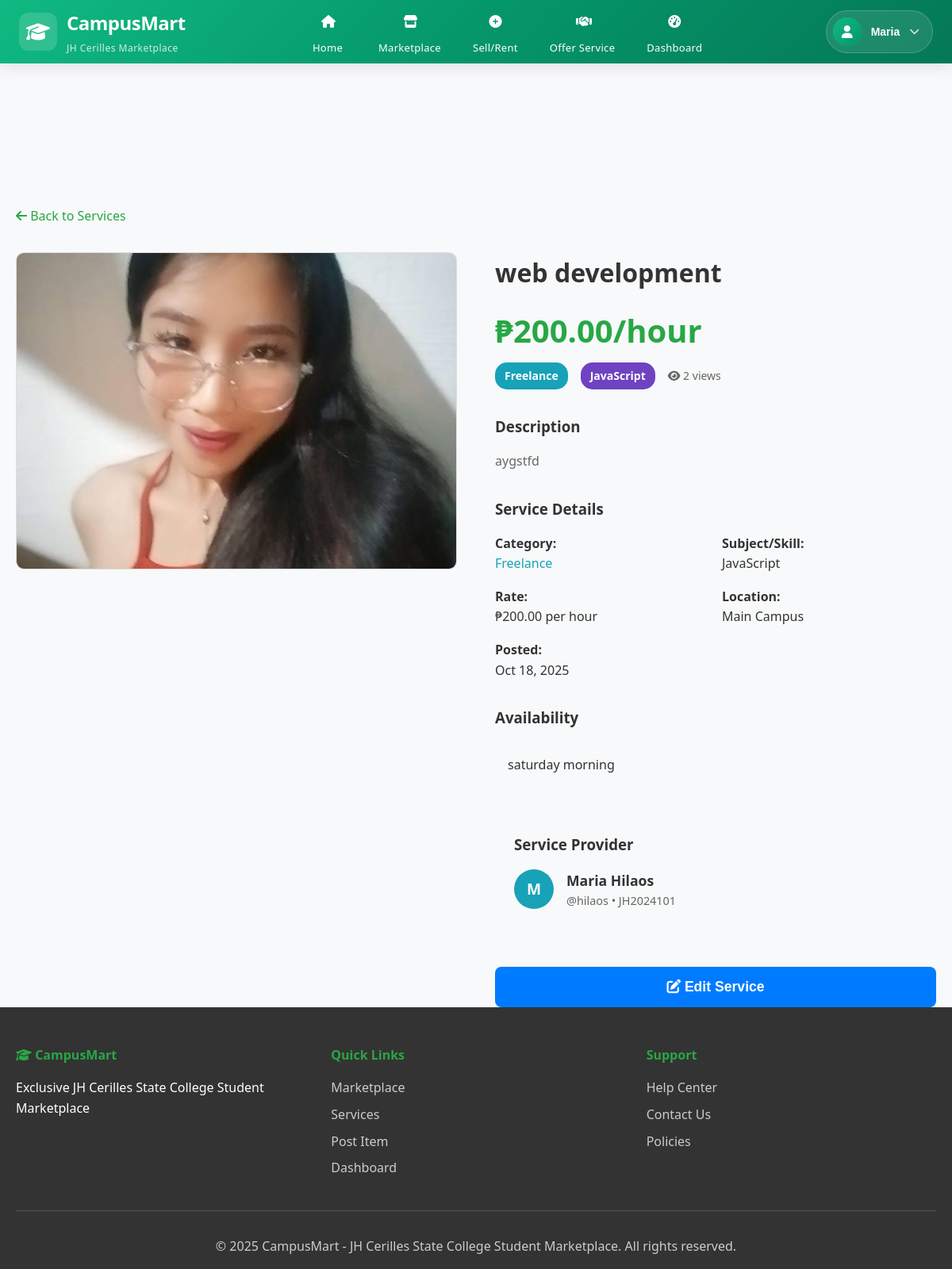
/service-details.php?id=4 (signed in), run on the app's committed database.
### tables this page shows
CREATE TABLE `services` (
  `id` int(11) NOT NULL,
  `user_id` int(11) NOT NULL,
  `title` varchar(200) NOT NULL,
  `description` text NOT NULL,
  `category` enum('tutoring','freelance','academic','technical','creative','other') NOT NULL,
  `subject_skill` varchar(100) DEFAULT NULL,
  `price_per_hour` decimal(8,2) NOT NULL,
  `availability` text DEFAULT NULL,
  `location` varchar(100) DEFAULT NULL,
  `images` longtext DEFAULT NULL CHECK (json_valid(`images`)),
  `status` enum('active','inactive') DEFAULT 'active',
  `views` int(11) DEFAULT 0,
  `rating` decimal(3,2) DEFAULT 0.00,
  `total_reviews` int(11) DEFAULT 0,
  `created_at` timestamp NOT NULL DEFAULT current_timestamp(),
  `updated_at` timestamp NOT NULL DEFAULT current_timestamp() ON UPDATE current_timestamp()
);

CREATE TABLE `users` (
  `id` int(11) NOT NULL,
  `student_id` varchar(20) NOT NULL,
  `username` varchar(50) NOT NULL,
  `email` varchar(100) NOT NULL,
  `password_hash` varchar(255) NOT NULL,
  `first_name` varchar(50) NOT NULL,
  `last_name` varchar(50) NOT NULL,
  `course` varchar(100) NOT NULL,
  `year_level` varchar(20) NOT NULL,
  `bio` text DEFAULT NULL,
  `profile_image` varchar(255) DEFAULT NULL,
  `phone` varchar(20) DEFAULT NULL,
  `contact_number` varchar(20) DEFAULT NULL,
  `status` enum('active','inactive','suspended') DEFAULT 'active',
  `email_verified` tinyint(1) DEFAULT 1,
  `total_earnings` decimal(10,2) DEFAULT 0.00,
  `rating` decimal(3,2) DEFAULT 0.00,
  `total_reviews` int(11) DEFAULT 0,
  `created_at` timestamp NOT NULL DEFAULT current_timestamp(),
  `updated_at` timestamp NOT NULL DEFAULT current_timestamp() ON UPDATE current_timestamp()
);

### config/config.php (called while the page is built, shortened)
<?php
function isLoggedIn() {
    return isset($_SESSION['user_id']) && isset($_SESSION['student_id']);
}
?>

### service-details.php (the view, shortened to what this page needs)
<?php
require_once 'includes/header.php';
$serviceId = isset($_GET['id']) ? intval($_GET['id']) : 0;
try {
    $db = getDBConnection();
    $stmt = $db->prepare("
        SELECT
            s.*,
            CONCAT(u.first_name, ' ', u.last_name) as provider_name,
            u.username as provider_username,
            u.student_id as provider_student_id,
            u.email as provider_email,
            u.phone as provider_phone,
            u.rating as provider_rating,
            u.total_reviews as provider_total_reviews
        FROM services s
        LEFT JOIN users u ON s.user_id = u.id
        WHERE s.id = ? AND s.status = 'active'
    ");
    $stmt->execute([$serviceId]);
    $service = $stmt->fetch();
    $images = $service['images'] ? json_decode($service['images'], true) : [];
} catch (Exception $e) {
    error_log("Service details error: " . $e->getMessage());
    header('Location: marketplace.php?type=services');
    exit();
}
?>
<main style="padding-top: 100px;">
    <div class="container">
        <nav style="margin-bottom: 2rem;">
            <a href="marketplace.php?type=services" style="color: #28a745; text-decoration: none;">
                <i class="fas fa-arrow-left"></i> Back to Services
            </a>
        </nav>
        <div class="service-details" style="display: grid; grid-template-columns: 1fr 1fr; gap: 3rem; max-width: 1200px;">
            <div class="service-images">
                <?php if (!empty($images)): ?>
                    <div class="main-image" style="margin-bottom: 1rem;">
                        <img id="mainImage" src="uploads/services/<?php echo htmlspecialchars($images[0]); ?>"
                             alt="<?php echo htmlspecialchars($service['title']); ?>"
                             style="width: 100%; height: 400px; object-fit: cover; border-radius: 10px; border: 1px solid #ddd;">
                    </div>
                <?php endif; ?>
            </div>
            <div class="service-info">
                <h1 style="font-size: 2rem; margin-bottom: 1rem; color: #333;">
                    <?php echo htmlspecialchars($service['title']); ?>
                </h1>
                <div class="price-section" style="margin-bottom: 2rem;">
                    <div class="price" style="font-size: 2.5rem; font-weight: bold; color: #28a745; margin-bottom: 0.5rem;">
                        ₱<?php echo number_format($service['price_per_hour'], 2); ?>/hour
                    </div>
                    <div class="service-meta" style="display: flex; gap: 1rem; align-items: center;">
                        <span class="category-badge" style="background: #17a2b8; color: white; padding: 6px 12px; border-radius: 15px; font-size: 14px; font-weight: 600;">
                            <?php echo ucfirst($service['category']); ?>
                        </span>
                        <?php if ($service['subject_skill']): ?>
                        <span class="skill-badge" style="background: #6f42c1; color: white; padding: 6px 12px; border-radius: 15px; font-size: 14px; font-weight: 600;">
                            <?php echo htmlspecialchars($service['subject_skill']); ?>
                        </span>
                        <?php endif; ?>
                        <span style="color: #666; font-size: 14px;">
                            <i class="fas fa-eye"></i> <?php echo $service['views']; ?> views
                        </span>
                    </div>
                </div>
                <div class="description" style="margin-bottom: 2rem;">
                    <h3 style="color: #333; margin-bottom: 1rem;">Description</h3>
                    <p style="line-height: 1.6; color: #666;">
                        <?php echo nl2br(htmlspecialchars($service['description'])); ?>
                    </p>
                </div>
                <div class="details" style="margin-bottom: 2rem;">
                    <h3 style="color: #333; margin-bottom: 1rem;">Service Details</h3>
                    <div class="details-grid" style="display: grid; grid-template-columns: 1fr 1fr; gap: 1rem;">
                        <div>
                            <strong>Category:</strong><br>
                            <span style="color: #17a2b8;"><?php echo ucfirst($service['category']); ?></span>
                        </div>
                        <?php if ($service['subject_skill']): ?>
                        <div>
                            <strong>Subject/Skill:</strong><br>
                            <?php echo htmlspecialchars($service['subject_skill']); ?>
                        </div>
                        <?php endif; ?>
                        <div>
                            <strong>Rate:</strong><br>
                            ₱<?php echo number_format($service['price_per_hour'], 2); ?> per hour
                        </div>
                        <?php if ($service['location']): ?>
                        <div>
                            <strong>Location:</strong><br>
                            <?php echo htmlspecialchars($service['location']); ?>
                        </div>
                        <?php endif; ?>
                        <div>
                            <strong>Posted:</strong><br>
                            <?php echo date('M j, Y', strtotime($service['created_at'])); ?>
                        </div>
                    </div>
                </div>
                <?php if ($service['availability']): ?>
                <div class="availability" style="margin-bottom: 2rem;">
                    <h3 style="color: #333; margin-bottom: 1rem;">Availability</h3>
                    <div style="background: #f8f9fa; padding: 1rem; border-radius: 8px;">
                        <?php echo nl2br(htmlspecialchars($service['availability'])); ?>
                    </div>
                </div>
                <?php endif; ?>
                <div class="provider-info" style="background: #f8f9fa; padding: 1.5rem; border-radius: 10px; margin-bottom: 2rem;">
                    <h3 style="color: #333; margin-bottom: 1rem;">Service Provider</h3>
                    <div style="display: flex; align-items: center; gap: 1rem; margin-bottom: 1rem;">
                        <div class="provider-avatar" style="width: 50px; height: 50px; background: #17a2b8; border-radius: 50%; display: flex; align-items: center; justify-content: center; color: white; font-weight: bold; font-size: 1.2rem;">
                            <?php echo strtoupper(substr($service['provider_name'], 0, 1)); ?>
                        </div>
                        <div>
                            <div style="font-weight: 600; font-size: 1.1rem;">
                                <?php echo htmlspecialchars($service['provider_name']); ?>
                            </div>
                            <div style="color: #666; font-size: 0.9rem;">
                                @<?php echo htmlspecialchars($service['provider_username']); ?> • <?php echo htmlspecialchars($service['provider_student_id']); ?>
                            </div>
                        </div>
                    </div>
                </div>
                <div class="action-buttons" style="display: flex; gap: 1rem;">
                    <?php if (isLoggedIn() && $_SESSION['user_id'] != $service['user_id']): ?>
                        <button onclick="contactProvider()" style="flex: 1; background: #17a2b8; color: white; border: none; padding: 15px 30px; border-radius: 8px; font-size: 1.1rem; font-weight: 600; cursor: pointer;">
                            <i class="fas fa-comment"></i> Contact Provider
                        </button>
                        <button onclick="bookService(<?php echo $service['id']; ?>)" style="flex: 1; background: #28a745; color: white; border: none; padding: 15px 30px; border-radius: 8px; font-size: 1.1rem; font-weight: 600; cursor: pointer;">
                            <i class="fas fa-calendar-plus"></i> Book Service
                        </button>
                    <?php elseif (isLoggedIn() && $_SESSION['user_id'] == $service['user_id']): ?>
                        <button onclick="editService(<?php echo $service['id']; ?>)" style="flex: 1; background: #007bff; color: white; border: none; padding: 15px 30px; border-radius: 8px; font-size: 1.1rem; font-weight: 600; cursor: pointer;">
                            <i class="fas fa-edit"></i> Edit Service
                        </button>
                    <?php else: ?>
                        <a href="login.php" style="flex: 1; background: #17a2b8; color: white; text-decoration: none; padding: 15px 30px; border-radius: 8px; font-size: 1.1rem; font-weight: 600; text-align: center; display: block;">
                            <i class="fas fa-sign-in-alt"></i> Login to Contact
                        </a>
                    <?php endif; ?>
                </div>
            </div>
        </div>
    </div>
</main>
<?php require_once 'includes/footer.php'; ?>

### css/header_redesigned.css (style rules this page uses)
* { margin: 0; padding: 0; box-sizing: border-box; }
body { font-family: 'Inter', -apple-system, BlinkMacSystemFont, 'Segoe UI', Roboto, sans-serif; line-height: 1.6; color: #333; background-color: #f8fafc; }

### css/style.css (style rules this page uses)
* { margin: 0; padding: 0; box-sizing: border-box; }
body { font-family: 'Segoe UI', Tahoma, Geneva, Verdana, sans-serif; line-height: 1.6; color: #333; background-color: #f8f9fa; padding-top: 80px; }
.container { max-width: 1200px; margin: 0 auto; padding: 0 20px; }

### data on the page
services: title "web development", price_per_hour "200.00", category "Freelance", subject_skill "JavaScript", views "2", description "aygstfd", location "Main Campus", created_at "Oct 18, 2025", availability "saturday morning", user.username "hilaos", user.student_id "JH2024101"

### other printed values
$currentUser['first_name'] "Maria"
substr($service['provider_name'], 0, 1) "M"
$service['provider_name'] "Maria Hilaos"
